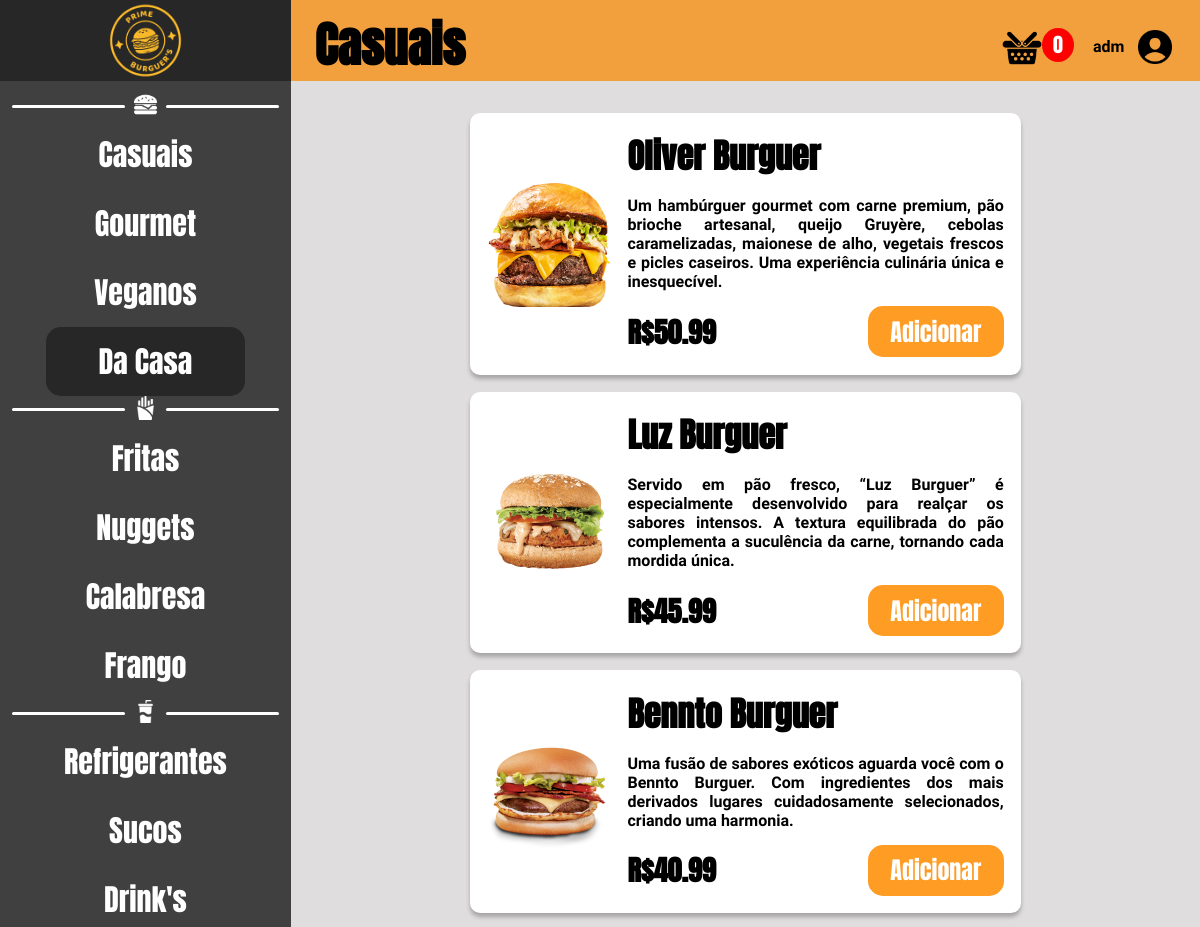
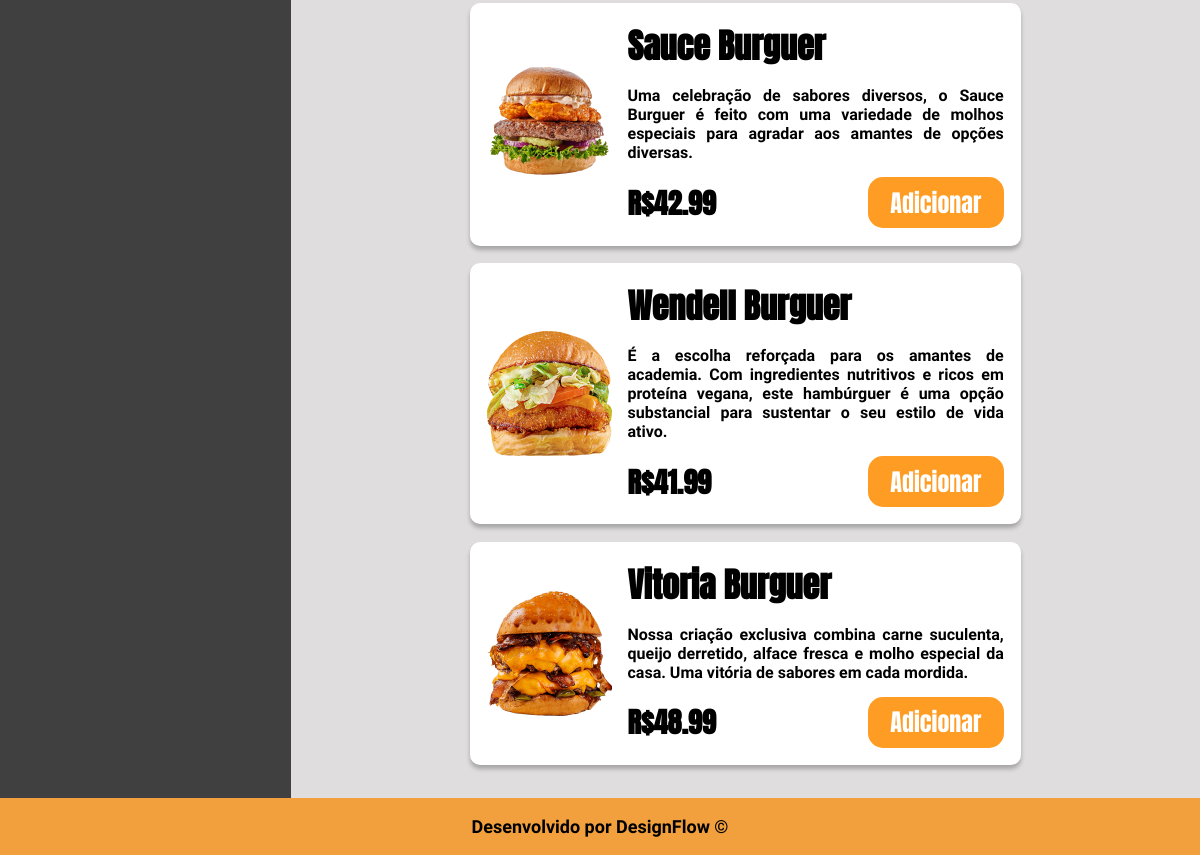
Screenshot of /php/burguer-da-casa.php (signed in) with the database file from the repository (2 pictures, top to bottom).
### tables this page shows
CREATE TABLE IF NOT EXISTS `produtos_cadastrados` (
	`id_produto` int(50) NOT NULL,
	`nome_produto` varchar(50) NOT NULL,
	`descricao_produto` varchar(500) NOT NULL,
	`img_produto` varchar(100) NOT NULL,
	`categoria_produto` enum(
		'Casuais',
		'Gourmet',
		'Veganos',
		'Da Casa',
		'Fritas',
		'Nuggets',
		'Calabresa',
		'Frango',
		'Refrigerantes',
		'Sucos',
		'Drinks'
	) NOT NULL,
	`valor_produto` decimal(10, 2) NOT NULL
);

### php/burguer-da-casa.php (the view, shortened to what this page needs)
<?php
$username = $_SESSION["nome_usuario"];
?>
<!DOCTYPE html>
<html lang="pt-br">
<head>
    <link rel="stylesheet" href="../css/burguer.css">
</head>
<body>
    <header class="responsive-header">
<div class="logo-area">
    <img src="../img/logo.png" id="img-logo" alt="Logo" onclick="javascript:location.href='direcionamento.php'">
</div>
<div class="search-area">
    <h4 id="txt-title">Casuais</h4>
    <div class="configs">
        <div class="carrinho">
            <img src="../img/cesta.png" class="icon-cesta" onclick="abrirModalCarrinho()">
            <span class="quant" id="quantidade-carrinho">0</span>
        </div>
        <div class="user-name-area">
            <p id="user-name"><?php echo $username; ?></p>
            <img src="../img/user-c.png" id="user-c-icon" onclick="toggleDrop()">
        </div>
    </div>
</div>
</header>
    <main>
        <aside id="myDropdown">
            <div class="category-burg">
                <div class="linha"></div>
                <div class="burguer-icon">
                    <img src="../img/icon-burguer.png" class="icon-category">
                </div>
                <div class="linha2"></div>
            </div>
            <div class="burguer-options">
                <ul onclick="mudarTelaBurguerCasual()" class="ul-options">Casuais</ul>
                <ul onclick="mudarTelaBurguerGourmet()" class="ul-options">Gourmet</ul>
                <ul onclick="mudarTelaBurguerVegano()" class="ul-options">Veganos</ul>
                <ul id="burguers">Da Casa</ul>
            </div>
            <div class="category-portions">
                <div class="linha"></div>
                <div class="portion-icon">
                    <img src="../img/icon-batata.png" class="icon-category">
                </div>
                <div class="linha2"></div>
            </div>
            <div class="portions-options">
                <ul onclick="mudarTelaBatataFrita()" class="ul-options">Fritas</ul>
                <ul onclick="mudarTelaNugget()" class="ul-options">Nuggets</ul>
                <ul onclick="mudarTelaCalabresa()" class="ul-options">Calabresa</ul>
                <ul onclick="mudarTelaFrango()" class="ul-options">Frango</ul>
            </div>
            <div class="category-drinks">
                <div class="linha"></div>
                <div class="drink-icon">
                    <img src="../img/icon-refri.png" class="icon-category">
                </div>
                <div class="linha2"></div>
            </div>
            <div class="drinks-options">
                <ul onclick="mudarTelaRefrigerante()" class="ul-options">Refrigerantes</ul>
                <ul onclick="mudarTelaSuco()" class="ul-options">Sucos</ul>
                <ul onclick="mudarTelaDrink()" class="ul-options">Drink's</ul>
            </div>
        </aside>
        <div class="all-products">
            <?php
            include '../php-action/conexao.php';
            $consulta = "SELECT * FROM produtos_cadastrados WHERE categoria_produto = 'Da Casa' ORDER BY id_produto ASC";
            $resultado = $conn->query($consulta);
            if ($resultado->num_rows > 0) :
                while ($row = $resultado->fetch_assoc()) :
                    echo '
                        <div class="card-product">
                            <div class="img-product">
                                <img src="' . $row["img_produto"] . '" class="img-burg">
                            </div>
                            <div class="product">
                                <h2 class="title-product">' . $row["nome_produto"] . '</h2>
                                <p>' . $row["descricao_produto"] . '</p>
                                <div class="buy">
                                    <h3>R$' . $row["valor_produto"] . '</h3>
                                    <input type="button" value="Adicionar" class="btn-add" data-nome="' . $row["nome_produto"] . '" data-preco="' . $row["valor_produto"] . '" data-imagem="' . $row["img_produto"] . '">
                                </div>
                            </div>
                        </div>';
                endwhile;
            else:
                echo "Nenhum produto encontrado para esta categoria.";
            endif;
            ?>
        </div>
    </main>
    <footer>
        <p id="txt-footer">Desenvolvido por DesignFlow &copy;</p>
    </footer>
</body>
</html>

### css/burguer.css (style rules this page uses)
* { margin: 0; padding: 0; }
html { background-color: #F2A03D; }
header { display: flex; }
main { display: flex; max-width: 100%; }
aside { background-color: #404040; width: 25.6%; padding-top: 1%; padding-bottom: 1%; transition: max-height 0.6s linear(0 0%, 0.51 49.26%, 1 100%); }
p { font-family: 'Quicksand', sans-serif; font-weight: 600; text-align: justify; }
h3 { font-size: 28px; font-family: 'Anton', sans-serif; }
h4 { font-size: 22px; font-family: 'Anton', sans-serif; }
.logo-area { background-color: #272727; text-align: center; width: 33.75%; display: flex; align-items: center; justify-content: center; }
.search-area { background-color: #F2A03D; width: 100%; display: flex; max-width: 100%; padding: 0 2%; }
.user-name-area { display: flex; align-items: center; gap: 10px; }
.category-burg, .category-portions, .category-drinks { display: flex; align-items: center; }
.linha { background-color: white; width: 100%; height: 3px; margin-left: 4%; border-radius: 20px; }
.linha2 { background-color: white; width: 100%; height: 3px; margin-right: 4%; border-radius: 20px; }
.burguer-icon, .portion-icon, .drink-icon { text-align: center; width: 36%; }
.icon-category { width: 58%; }
.burguer-options, .portions-options, .drinks-options { text-align: center; display: flex; color: white; flex-direction: column; align-items: center; font-size: 30px; line-height: 230%; font-family: 'Anton', sans-serif; }
.configs { display: flex; align-items: flex-end; width: 56%; justify-content: flex-end; gap: 30px; margin-bottom: 1.5%; }
.card-product { background-color: white; border-radius: 10px; width: 60%; display: flex; max-width: 100%; gap: 15px; padding: 2%; box-shadow: 0px 4px 4px 0px rgba(0, 0, 0, 0.25); margin: 1%; }
.img-product { width: 25%; display: flex; align-items: center; justify-content: center; }
.product { width: 75%; text-align: justify; display: flex; flex-direction: column; gap: 15px; }
.img-product img { width: 100%; }
.all-products { background-color: #dfdddd; padding: 2%; width: 75.8%; display: flex; justify-content: center; flex-direction: column; align-items: center; gap: 0.5%; }
.buy { display: flex; align-items: center; justify-content: space-between; }
.buy h3 { font-size: 28px; }
.btn-add { font-family: 'Anton', sans-serif; border: none; color: white; background-color: #FF9C24; padding: 2% 6%; border-radius: 15px; font-size: 24px; cursor: pointer; }
#img-logo { width: 28%; cursor: pointer; }
#txt-title { font-family: 'Anton', sans-serif; font-size: 48px; width: 70%; display: flex; align-items: flex-end; }
#burguers { background-color: #272727; padding: 0% 18%; border-radius: 15px; }
#txt-footer { text-align: center; padding: 1.5%; color: rgb(0, 0, 0); font-size: 18px; }
#user-c-icon { width: 2.6em; cursor: pointer; }
.quant { border-radius: 50%; background-color: #ff0000; padding: 3% 22%; color: white; text-align: center; font-family: 'Anton', sans-serif; font-weight: 100; font-size: 20px; }
.carrinho { display: flex; justify-content: center; align-items: flex-start; max-width: 100%; }
.icon-cesta { width: 2.5em; cursor: pointer; }
.title-product { font-size: 34px; font-family: 'Anton', sans-serif; }

### rows the page displays
produtos_cadastrados: img_produto (picture), nome_produto "Oliver Burguer", descricao_produto "Um hambúrguer gourmet com carne premium, pão brioche artesanal, queijo Gruyère, cebolas caramelizadas, maionese de alho, vegetais frescos e picles caseiros. Uma experiência culinária única e inesquecível.", valor_produto "50.99"
produtos_cadastrados: img_produto (picture), nome_produto "Luz Burguer", descricao_produto "Servido em pão fresco, “Luz Burguer” é especialmente desenvolvido para realçar os sabores intensos. A textura equilibrada do pão complementa a suculência da carne, tornando cada mordida única.", valor_produto "45.99"
produtos_cadastrados: img_produto (picture), nome_produto "Bennto Burguer", descricao_produto "Uma fusão de sabores exóticos aguarda você com o Bennto Burguer. Com ingredientes dos mais derivados lugares cuidadosamente selecionados, criando uma harmonia.", valor_produto "40.99"
produtos_cadastrados: img_produto (picture), nome_produto "Sauce Burguer", descricao_produto "Uma celebração de sabores diversos, o Sauce Burguer é feito com uma variedade de molhos especiais para agradar aos amantes de opções diversas.", valor_produto "42.99"
produtos_cadastrados: img_produto (picture), nome_produto "Wendell Burguer", descricao_produto "É a escolha reforçada para os amantes de academia. Com ingredientes nutritivos e ricos em proteína vegana, este hambúrguer é uma opção substancial para sustentar o seu estilo de vida ativo.", valor_produto "41.99"
produtos_cadastrados: img_produto (picture), nome_produto "Vitoria Burguer", descricao_produto "Nossa criação exclusiva combina carne suculenta, queijo derretido, alface fresca e molho especial da casa. Uma vitória de sabores em cada mordida.", valor_produto "48.99"

### other values shown
$username "adm"
